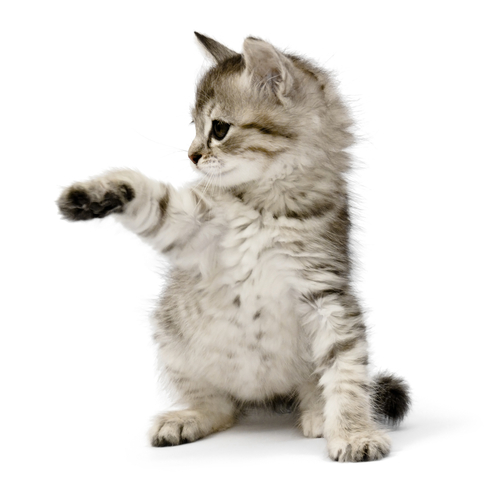
#> input picture sesion_14/cat.jpg, 500 x 500 px
$ python open.3.py   (Python 2 division)
#> lines starting #> are read from the running program, lines starting #| are printed output that depends on the picture; after the words box and inside, x2 and y2 are one past the last pixel; in counts of white or black regions, pixels touching at a corner belong together
import cv2

im = cv2.imread("cat.jpg")
#> im is the input picture: shape (500, 500, 3); mean B, G, R 219.1, 223.6, 226.5

(w, h, c) = im.shape
#> w = 500; h = 500; c = 3

print "Width: %d Height: %d Channels: %d" %(w, h, c)
#| Width: 500 Height: 500 Channels: 3

edges = cv2.Canny(im, 100, 200)
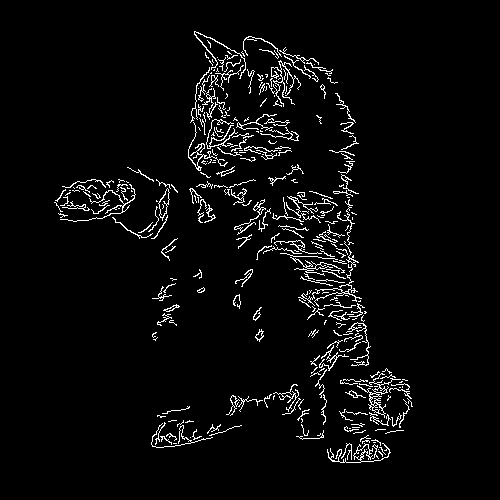
#> edges: shape (500, 500); 3.9% white in thin lines or dots, all inside (x1, y1, x2, y2) = (54, 31, 413, 463)

for y in range(h):
	for x in range(w):
		if edges[x][y] > 0:
			im.itemset((x, y, 1), 255)
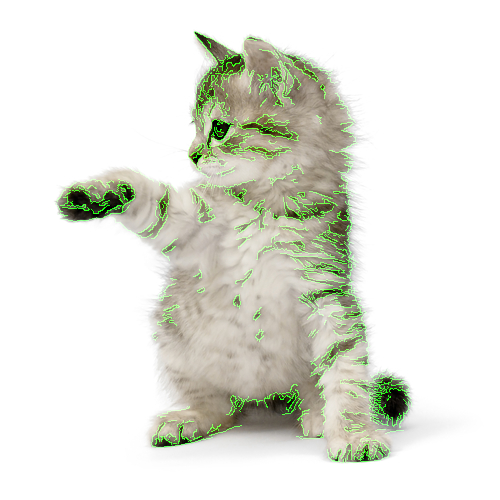
#> im: shape (500, 500, 3); 3.92% of pixels changed, all inside (x1, y1, x2, y2) = (54, 31, 413, 463)

cv2.imwrite("cat4.jpg", im)
